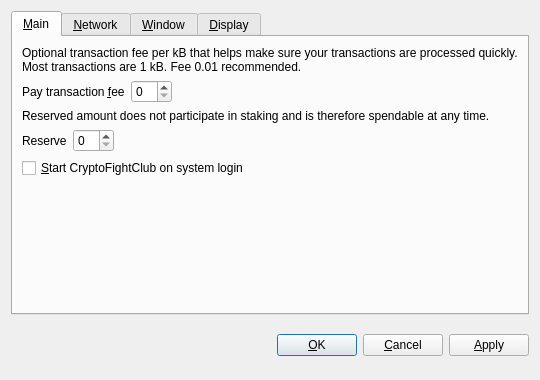
<?xml version="1.0" encoding="UTF-8"?>
<ui version="4.0">
 <class>OptionsDialog</class>
 <widget class="QDialog" name="OptionsDialog">
  <property name="geometry">
   <rect>
    <x>0</x>
    <y>0</y>
    <width>540</width>
    <height>380</height>
   </rect>
  </property>
  <property name="windowTitle">
   <string>Options</string>
  </property>
  <property name="modal">
   <bool>true</bool>
  </property>
  <layout class="QVBoxLayout" name="verticalLayout">
   <item>
    <widget class="QTabWidget" name="tabWidget">
     <property name="tabPosition">
      <enum>QTabWidget::North</enum>
     </property>
     <property name="currentIndex">
      <number>0</number>
     </property>
     <widget class="QWidget" name="tabMain">
      <attribute name="title">
       <string>&amp;Main</string>
      </attribute>
      <layout class="QVBoxLayout" name="verticalLayout_Main">
       <item>
        <widget class="QLabel" name="transactionFeeInfoLabel">
         <property name="text">
          <string>Optional transaction fee per kB that helps make sure your transactions are processed quickly. Most transactions are 1 kB. Fee 0.01 recommended.</string>
         </property>
         <property name="textFormat">
          <enum>Qt::PlainText</enum>
         </property>
         <property name="wordWrap">
          <bool>true</bool>
         </property>
        </widget>
       </item>
       <item>
        <layout class="QHBoxLayout" name="horizontalLayoutFee">
         <item>
          <widget class="QLabel" name="transactionFeeLabel">
           <property name="text">
            <string>Pay transaction &amp;fee</string>
           </property>
           <property name="textFormat">
            <enum>Qt::PlainText</enum>
           </property>
           <property name="buddy">
            <cstring>transactionFee</cstring>
           </property>
          </widget>
         </item>
         <item>
          <widget class="BitcoinAmountField" name="transactionFee"/>
         </item>
         <item>
          <spacer name="horizontalSpacerFee">
           <property name="orientation">
            <enum>Qt::Horizontal</enum>
           </property>
           <property name="sizeHint" stdset="0">
            <size>
             <width>40</width>
             <height>20</height>
            </size>
           </property>
          </spacer>
         </item>
        </layout>
       </item>
       <item>
        <widget class="QLabel" name="reserveBalanceInfoLabel">
         <property name="text">
          <string>Reserved amount does not participate in staking and is therefore spendable at any time.</string>
         </property>
         <property name="textFormat">
          <enum>Qt::PlainText</enum>
         </property>
         <property name="wordWrap">
          <bool>true</bool>
         </property>
        </widget>
       </item>
       <item>
        <layout class="QHBoxLayout" name="horizontalLayoutReserveBalance">
         <item>
          <widget class="QLabel" name="reserveBalanceLabel">
           <property name="text">
            <string>Reserve</string>
           </property>
           <property name="textFormat">
            <enum>Qt::PlainText</enum>
           </property>
           <property name="buddy">
            <cstring>reserveBalance</cstring>
           </property>
          </widget>
         </item>
         <item>
          <widget class="BitcoinAmountField" name="reserveBalance"/>
         </item>
         <item>
          <spacer name="horizontalSpacerReserveBalance">
           <property name="orientation">
            <enum>Qt::Horizontal</enum>
           </property>
           <property name="sizeHint" stdset="0">
            <size>
             <width>40</width>
             <height>20</height>
            </size>
           </property>
          </spacer>
         </item>
        </layout>
       </item>
       <item>
        <widget class="QCheckBox" name="bitcoinAtStartup">
         <property name="toolTip">
          <string>Automatically start CryptoFightClub after logging in to the system.</string>
         </property>
         <property name="text">
          <string>&amp;Start CryptoFightClub on system login</string>
         </property>
        </widget>
       </item>
       <item>
        <spacer name="verticalSpacer_Main">
         <property name="orientation">
          <enum>Qt::Vertical</enum>
         </property>
         <property name="sizeHint" stdset="0">
          <size>
           <width>20</width>
           <height>40</height>
          </size>
         </property>
        </spacer>
       </item>
      </layout>
     </widget>
     <widget class="QWidget" name="tabNetwork">
      <attribute name="title">
       <string>&amp;Network</string>
      </attribute>
      <layout class="QVBoxLayout" name="verticalLayout_Network">
       <item>
        <widget class="QCheckBox" name="mapPortUpnp">
         <property name="toolTip">
          <string>Automatically open the CryptoFightClub client port on the router. This only works when your router supports UPnP and it is enabled.</string>
         </property>
         <property name="text">
          <string>Map port using &amp;UPnP</string>
         </property>
        </widget>
       </item>
       <item>
        <widget class="QCheckBox" name="connectSocks">
         <property name="toolTip">
          <string>Connect to the CryptoFightClub network through a SOCKS proxy (e.g. when connecting through Tor).</string>
         </property>
         <property name="text">
          <string>&amp;Connect through SOCKS proxy:</string>
         </property>
        </widget>
       </item>
       <item>
        <layout class="QHBoxLayout" name="horizontalLayout_Network">
         <item>
          <widget class="QLabel" name="proxyIpLabel">
           <property name="text">
            <string>Proxy &amp;IP:</string>
           </property>
           <property name="textFormat">
            <enum>Qt::PlainText</enum>
           </property>
           <property name="buddy">
            <cstring>proxyIp</cstring>
           </property>
          </widget>
         </item>
         <item>
          <widget class="QValidatedLineEdit" name="proxyIp">
           <property name="maximumSize">
            <size>
             <width>140</width>
             <height>16777215</height>
            </size>
           </property>
           <property name="toolTip">
            <string>IP address of the proxy (e.g. 127.0.0.1)</string>
           </property>
          </widget>
         </item>
         <item>
          <widget class="QLabel" name="proxyPortLabel">
           <property name="text">
            <string>&amp;Port:</string>
           </property>
           <property name="textFormat">
            <enum>Qt::PlainText</enum>
           </property>
           <property name="buddy">
            <cstring>proxyPort</cstring>
           </property>
          </widget>
         </item>
         <item>
          <widget class="QLineEdit" name="proxyPort">
           <property name="maximumSize">
            <size>
             <width>55</width>
             <height>16777215</height>
            </size>
           </property>
           <property name="toolTip">
            <string>Port of the proxy (e.g. 9050)</string>
           </property>
          </widget>
         </item>
         <item>
          <widget class="QLabel" name="socksVersionLabel">
           <property name="text">
            <string>SOCKS &amp;Version:</string>
           </property>
           <property name="textFormat">
            <enum>Qt::PlainText</enum>
           </property>
           <property name="buddy">
            <cstring>socksVersion</cstring>
           </property>
          </widget>
         </item>
         <item>
          <widget class="QValueComboBox" name="socksVersion">
           <property name="toolTip">
            <string>SOCKS version of the proxy (e.g. 5)</string>
           </property>
          </widget>
         </item>
         <item>
          <spacer name="horizontalSpacer_Network">
           <property name="orientation">
            <enum>Qt::Horizontal</enum>
           </property>
           <property name="sizeHint" stdset="0">
            <size>
             <width>40</width>
             <height>20</height>
            </size>
           </property>
          </spacer>
         </item>
        </layout>
       </item>
       <item>
        <spacer name="verticalSpacer_Network">
         <property name="orientation">
          <enum>Qt::Vertical</enum>
         </property>
         <property name="sizeHint" stdset="0">
          <size>
           <width>20</width>
           <height>40</height>
          </size>
         </property>
        </spacer>
       </item>
      </layout>
     </widget>
     <widget class="QWidget" name="tabWindow">
      <attribute name="title">
       <string>&amp;Window</string>
      </attribute>
      <layout class="QVBoxLayout" name="verticalLayout_Window">
       <item>
        <widget class="QCheckBox" name="minimizeToTray">
         <property name="toolTip">
          <string>Show only a tray icon after minimizing the window.</string>
         </property>
         <property name="text">
          <string>&amp;Minimize to the tray instead of the taskbar</string>
         </property>
        </widget>
       </item>
       <item>
        <widget class="QCheckBox" name="minimizeOnClose">
         <property name="toolTip">
          <string>Minimize instead of exit the application when the window is closed. When this option is enabled, the application will be closed only after selecting Quit in the menu.</string>
         </property>
         <property name="text">
          <string>M&amp;inimize on close</string>
         </property>
        </widget>
       </item>
       <item>
        <spacer name="verticalSpacer_Window">
         <property name="orientation">
          <enum>Qt::Vertical</enum>
         </property>
         <property name="sizeHint" stdset="0">
          <size>
           <width>20</width>
           <height>40</height>
          </size>
         </property>
        </spacer>
       </item>
      </layout>
     </widget>
     <widget class="QWidget" name="tabDisplay">
      <attribute name="title">
       <string>&amp;Display</string>
      </attribute>
      <layout class="QVBoxLayout" name="verticalLayout_Display">
       <item>
        <layout class="QHBoxLayout" name="horizontalLayout_1_Display">
         <item>
          <widget class="QLabel" name="langLabel">
           <property name="text">
            <string>User Interface &amp;language:</string>
           </property>
           <property name="textFormat">
            <enum>Qt::PlainText</enum>
           </property>
           <property name="buddy">
            <cstring>lang</cstring>
           </property>
          </widget>
         </item>
         <item>
          <widget class="QValueComboBox" name="lang">
           <property name="toolTip">
            <string>The user interface language can be set here. This setting will take effect after restarting CryptoFightClub.</string>
           </property>
          </widget>
         </item>
        </layout>
       </item>
       <item>
        <layout class="QHBoxLayout" name="horizontalLayout_2_Display">
         <item>
          <widget class="QLabel" name="unitLabel">
           <property name="text">
            <string>&amp;Unit to show amounts in:</string>
           </property>
           <property name="textFormat">
            <enum>Qt::PlainText</enum>
           </property>
           <property name="buddy">
            <cstring>unit</cstring>
           </property>
          </widget>
         </item>
         <item>
          <widget class="QValueComboBox" name="unit">
           <property name="toolTip">
            <string>Choose the default subdivision unit to show in the interface and when sending coins.</string>
           </property>
          </widget>
         </item>
        </layout>
       </item>
       <item>
        <widget class="QCheckBox" name="displayAddresses">
         <property name="toolTip">
          <string>Whether to show CryptoFightClub addresses in the transaction list or not.</string>
         </property>
         <property name="text">
          <string>&amp;Display addresses in transaction list</string>
         </property>
        </widget>
       </item>
       <item>
        <widget class="QCheckBox" name="coinControlFeatures">
         <property name="toolTip">
          <string>Whether to show coin control features or not.</string>
         </property>
         <property name="text">
          <string>Display coin &amp;control features (experts only!)</string>
         </property>
        </widget>
       </item>
       <item>
        <spacer name="verticalSpacer_Display">
         <property name="orientation">
          <enum>Qt::Vertical</enum>
         </property>
         <property name="sizeHint" stdset="0">
          <size>
           <width>20</width>
           <height>40</height>
          </size>
         </property>
        </spacer>
       </item>
      </layout>
     </widget>
    </widget>
   </item>
   <item>
    <layout class="QHBoxLayout" name="horizontalLayout_Buttons">
     <item>
      <spacer name="horizontalSpacer_1">
       <property name="orientation">
        <enum>Qt::Horizontal</enum>
       </property>
       <property name="sizeHint" stdset="0">
        <size>
         <width>40</width>
         <height>48</height>
        </size>
       </property>
      </spacer>
     </item>
     <item>
      <widget class="QLabel" name="statusLabel">
       <property name="font">
        <font>
         <weight>75</weight>
         <bold>true</bold>
        </font>
       </property>
       <property name="text">
        <string/>
       </property>
       <property name="textFormat">
        <enum>Qt::PlainText</enum>
       </property>
       <property name="wordWrap">
        <bool>true</bool>
       </property>
      </widget>
     </item>
     <item>
      <spacer name="horizontalSpacer_2">
       <property name="orientation">
        <enum>Qt::Horizontal</enum>
       </property>
       <property name="sizeHint" stdset="0">
        <size>
         <width>40</width>
         <height>48</height>
        </size>
       </property>
      </spacer>
     </item>
     <item>
      <widget class="QPushButton" name="okButton">
       <property name="text">
        <string>&amp;OK</string>
       </property>
      </widget>
     </item>
     <item>
      <widget class="QPushButton" name="cancelButton">
       <property name="text">
        <string>&amp;Cancel</string>
       </property>
       <property name="autoDefault">
        <bool>false</bool>
       </property>
      </widget>
     </item>
     <item>
      <widget class="QPushButton" name="applyButton">
       <property name="text">
        <string>&amp;Apply</string>
       </property>
       <property name="autoDefault">
        <bool>false</bool>
       </property>
      </widget>
     </item>
    </layout>
   </item>
  </layout>
 </widget>
 <customwidgets>
  <customwidget>
   <class>BitcoinAmountField</class>
   <extends>QSpinBox</extends>
   <header>bitcoinamountfield.h</header>
  </customwidget>
  <customwidget>
   <class>QValueComboBox</class>
   <extends>QComboBox</extends>
   <header>qvaluecombobox.h</header>
  </customwidget>
  <customwidget>
   <class>QValidatedLineEdit</class>
   <extends>QLineEdit</extends>
   <header>qvalidatedlineedit.h</header>
  </customwidget>
 </customwidgets>
 <resources/>
 <connections/>
</ui>
